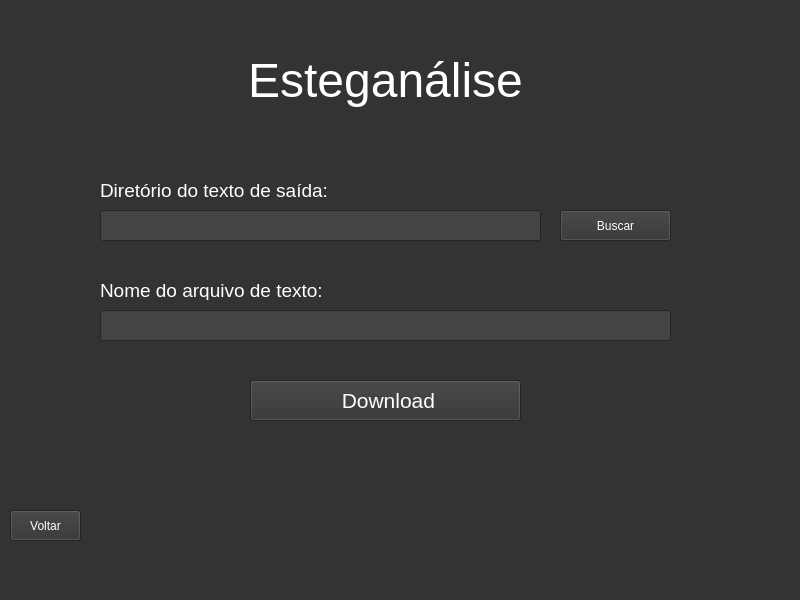
<?xml version="1.0" encoding="UTF-8"?>
<ui version="4.0">
 <class>MainWindow</class>
 <widget class="QMainWindow" name="MainWindow">
  <property name="geometry">
   <rect>
    <x>0</x>
    <y>0</y>
    <width>800</width>
    <height>600</height>
   </rect>
  </property>
  <property name="minimumSize">
   <size>
    <width>800</width>
    <height>600</height>
   </size>
  </property>
  <property name="maximumSize">
   <size>
    <width>800</width>
    <height>600</height>
   </size>
  </property>
  <property name="palette">
   <palette>
    <active>
     <colorrole role="WindowText">
      <brush brushstyle="SolidPattern">
       <color alpha="255">
        <red>255</red>
        <green>255</green>
        <blue>255</blue>
       </color>
      </brush>
     </colorrole>
     <colorrole role="Button">
      <brush brushstyle="SolidPattern">
       <color alpha="255">
        <red>51</red>
        <green>51</green>
        <blue>51</blue>
       </color>
      </brush>
     </colorrole>
     <colorrole role="Light">
      <brush brushstyle="SolidPattern">
       <color alpha="255">
        <red>76</red>
        <green>76</green>
        <blue>76</blue>
       </color>
      </brush>
     </colorrole>
     <colorrole role="Midlight">
      <brush brushstyle="SolidPattern">
       <color alpha="255">
        <red>63</red>
        <green>63</green>
        <blue>63</blue>
       </color>
      </brush>
     </colorrole>
     <colorrole role="Dark">
      <brush brushstyle="SolidPattern">
       <color alpha="255">
        <red>25</red>
        <green>25</green>
        <blue>25</blue>
       </color>
      </brush>
     </colorrole>
     <colorrole role="Mid">
      <brush brushstyle="SolidPattern">
       <color alpha="255">
        <red>34</red>
        <green>34</green>
        <blue>34</blue>
       </color>
      </brush>
     </colorrole>
     <colorrole role="Text">
      <brush brushstyle="SolidPattern">
       <color alpha="255">
        <red>255</red>
        <green>255</green>
        <blue>255</blue>
       </color>
      </brush>
     </colorrole>
     <colorrole role="BrightText">
      <brush brushstyle="SolidPattern">
       <color alpha="255">
        <red>255</red>
        <green>255</green>
        <blue>255</blue>
       </color>
      </brush>
     </colorrole>
     <colorrole role="ButtonText">
      <brush brushstyle="SolidPattern">
       <color alpha="255">
        <red>255</red>
        <green>255</green>
        <blue>255</blue>
       </color>
      </brush>
     </colorrole>
     <colorrole role="Base">
      <brush brushstyle="SolidPattern">
       <color alpha="255">
        <red>68</red>
        <green>68</green>
        <blue>68</blue>
       </color>
      </brush>
     </colorrole>
     <colorrole role="Window">
      <brush brushstyle="SolidPattern">
       <color alpha="255">
        <red>51</red>
        <green>51</green>
        <blue>51</blue>
       </color>
      </brush>
     </colorrole>
     <colorrole role="Shadow">
      <brush brushstyle="SolidPattern">
       <color alpha="255">
        <red>0</red>
        <green>0</green>
        <blue>0</blue>
       </color>
      </brush>
     </colorrole>
     <colorrole role="Highlight">
      <brush brushstyle="SolidPattern">
       <color alpha="255">
        <red>64</red>
        <green>120</green>
        <blue>192</blue>
       </color>
      </brush>
     </colorrole>
     <colorrole role="Link">
      <brush brushstyle="SolidPattern">
       <color alpha="255">
        <red>64</red>
        <green>120</green>
        <blue>192</blue>
       </color>
      </brush>
     </colorrole>
     <colorrole role="LinkVisited">
      <brush brushstyle="SolidPattern">
       <color alpha="255">
        <red>110</red>
        <green>84</green>
        <blue>148</blue>
       </color>
      </brush>
     </colorrole>
     <colorrole role="AlternateBase">
      <brush brushstyle="SolidPattern">
       <color alpha="255">
        <red>25</red>
        <green>25</green>
        <blue>25</blue>
       </color>
      </brush>
     </colorrole>
     <colorrole role="ToolTipBase">
      <brush brushstyle="SolidPattern">
       <color alpha="255">
        <red>222</red>
        <green>221</green>
        <blue>218</blue>
       </color>
      </brush>
     </colorrole>
     <colorrole role="ToolTipText">
      <brush brushstyle="SolidPattern">
       <color alpha="255">
        <red>0</red>
        <green>0</green>
        <blue>0</blue>
       </color>
      </brush>
     </colorrole>
     <colorrole role="PlaceholderText">
      <brush brushstyle="SolidPattern">
       <color alpha="128">
        <red>255</red>
        <green>255</green>
        <blue>255</blue>
       </color>
      </brush>
     </colorrole>
    </active>
    <inactive>
     <colorrole role="WindowText">
      <brush brushstyle="SolidPattern">
       <color alpha="255">
        <red>255</red>
        <green>255</green>
        <blue>255</blue>
       </color>
      </brush>
     </colorrole>
     <colorrole role="Button">
      <brush brushstyle="SolidPattern">
       <color alpha="255">
        <red>51</red>
        <green>51</green>
        <blue>51</blue>
       </color>
      </brush>
     </colorrole>
     <colorrole role="Light">
      <brush brushstyle="SolidPattern">
       <color alpha="255">
        <red>76</red>
        <green>76</green>
        <blue>76</blue>
       </color>
      </brush>
     </colorrole>
     <colorrole role="Midlight">
      <brush brushstyle="SolidPattern">
       <color alpha="255">
        <red>63</red>
        <green>63</green>
        <blue>63</blue>
       </color>
      </brush>
     </colorrole>
     <colorrole role="Dark">
      <brush brushstyle="SolidPattern">
       <color alpha="255">
        <red>25</red>
        <green>25</green>
        <blue>25</blue>
       </color>
      </brush>
     </colorrole>
     <colorrole role="Mid">
      <brush brushstyle="SolidPattern">
       <color alpha="255">
        <red>34</red>
        <green>34</green>
        <blue>34</blue>
       </color>
      </brush>
     </colorrole>
     <colorrole role="Text">
      <brush brushstyle="SolidPattern">
       <color alpha="255">
        <red>255</red>
        <green>255</green>
        <blue>255</blue>
       </color>
      </brush>
     </colorrole>
     <colorrole role="BrightText">
      <brush brushstyle="SolidPattern">
       <color alpha="255">
        <red>255</red>
        <green>255</green>
        <blue>255</blue>
       </color>
      </brush>
     </colorrole>
     <colorrole role="ButtonText">
      <brush brushstyle="SolidPattern">
       <color alpha="255">
        <red>255</red>
        <green>255</green>
        <blue>255</blue>
       </color>
      </brush>
     </colorrole>
     <colorrole role="Base">
      <brush brushstyle="SolidPattern">
       <color alpha="255">
        <red>68</red>
        <green>68</green>
        <blue>68</blue>
       </color>
      </brush>
     </colorrole>
     <colorrole role="Window">
      <brush brushstyle="SolidPattern">
       <color alpha="255">
        <red>51</red>
        <green>51</green>
        <blue>51</blue>
       </color>
      </brush>
     </colorrole>
     <colorrole role="Shadow">
      <brush brushstyle="SolidPattern">
       <color alpha="255">
        <red>0</red>
        <green>0</green>
        <blue>0</blue>
       </color>
      </brush>
     </colorrole>
     <colorrole role="Highlight">
      <brush brushstyle="SolidPattern">
       <color alpha="255">
        <red>64</red>
        <green>120</green>
        <blue>192</blue>
       </color>
      </brush>
     </colorrole>
     <colorrole role="Link">
      <brush brushstyle="SolidPattern">
       <color alpha="255">
        <red>64</red>
        <green>120</green>
        <blue>192</blue>
       </color>
      </brush>
     </colorrole>
     <colorrole role="LinkVisited">
      <brush brushstyle="SolidPattern">
       <color alpha="255">
        <red>110</red>
        <green>84</green>
        <blue>148</blue>
       </color>
      </brush>
     </colorrole>
     <colorrole role="AlternateBase">
      <brush brushstyle="SolidPattern">
       <color alpha="255">
        <red>25</red>
        <green>25</green>
        <blue>25</blue>
       </color>
      </brush>
     </colorrole>
     <colorrole role="ToolTipBase">
      <brush brushstyle="SolidPattern">
       <color alpha="255">
        <red>222</red>
        <green>221</green>
        <blue>218</blue>
       </color>
      </brush>
     </colorrole>
     <colorrole role="ToolTipText">
      <brush brushstyle="SolidPattern">
       <color alpha="255">
        <red>0</red>
        <green>0</green>
        <blue>0</blue>
       </color>
      </brush>
     </colorrole>
     <colorrole role="PlaceholderText">
      <brush brushstyle="SolidPattern">
       <color alpha="128">
        <red>255</red>
        <green>255</green>
        <blue>255</blue>
       </color>
      </brush>
     </colorrole>
    </inactive>
    <disabled>
     <colorrole role="WindowText">
      <brush brushstyle="SolidPattern">
       <color alpha="255">
        <red>25</red>
        <green>25</green>
        <blue>25</blue>
       </color>
      </brush>
     </colorrole>
     <colorrole role="Button">
      <brush brushstyle="SolidPattern">
       <color alpha="255">
        <red>51</red>
        <green>51</green>
        <blue>51</blue>
       </color>
      </brush>
     </colorrole>
     <colorrole role="Light">
      <brush brushstyle="SolidPattern">
       <color alpha="255">
        <red>76</red>
        <green>76</green>
        <blue>76</blue>
       </color>
      </brush>
     </colorrole>
     <colorrole role="Midlight">
      <brush brushstyle="SolidPattern">
       <color alpha="255">
        <red>63</red>
        <green>63</green>
        <blue>63</blue>
       </color>
      </brush>
     </colorrole>
     <colorrole role="Dark">
      <brush brushstyle="SolidPattern">
       <color alpha="255">
        <red>25</red>
        <green>25</green>
        <blue>25</blue>
       </color>
      </brush>
     </colorrole>
     <colorrole role="Mid">
      <brush brushstyle="SolidPattern">
       <color alpha="255">
        <red>34</red>
        <green>34</green>
        <blue>34</blue>
       </color>
      </brush>
     </colorrole>
     <colorrole role="Text">
      <brush brushstyle="SolidPattern">
       <color alpha="255">
        <red>25</red>
        <green>25</green>
        <blue>25</blue>
       </color>
      </brush>
     </colorrole>
     <colorrole role="BrightText">
      <brush brushstyle="SolidPattern">
       <color alpha="255">
        <red>255</red>
        <green>255</green>
        <blue>255</blue>
       </color>
      </brush>
     </colorrole>
     <colorrole role="ButtonText">
      <brush brushstyle="SolidPattern">
       <color alpha="255">
        <red>25</red>
        <green>25</green>
        <blue>25</blue>
       </color>
      </brush>
     </colorrole>
     <colorrole role="Base">
      <brush brushstyle="SolidPattern">
       <color alpha="255">
        <red>51</red>
        <green>51</green>
        <blue>51</blue>
       </color>
      </brush>
     </colorrole>
     <colorrole role="Window">
      <brush brushstyle="SolidPattern">
       <color alpha="255">
        <red>51</red>
        <green>51</green>
        <blue>51</blue>
       </color>
      </brush>
     </colorrole>
     <colorrole role="Shadow">
      <brush brushstyle="SolidPattern">
       <color alpha="255">
        <red>0</red>
        <green>0</green>
        <blue>0</blue>
       </color>
      </brush>
     </colorrole>
     <colorrole role="Highlight">
      <brush brushstyle="SolidPattern">
       <color alpha="255">
        <red>145</red>
        <green>145</green>
        <blue>145</blue>
       </color>
      </brush>
     </colorrole>
     <colorrole role="Link">
      <brush brushstyle="SolidPattern">
       <color alpha="255">
        <red>64</red>
        <green>120</green>
        <blue>192</blue>
       </color>
      </brush>
     </colorrole>
     <colorrole role="LinkVisited">
      <brush brushstyle="SolidPattern">
       <color alpha="255">
        <red>110</red>
        <green>84</green>
        <blue>148</blue>
       </color>
      </brush>
     </colorrole>
     <colorrole role="AlternateBase">
      <brush brushstyle="SolidPattern">
       <color alpha="255">
        <red>51</red>
        <green>51</green>
        <blue>51</blue>
       </color>
      </brush>
     </colorrole>
     <colorrole role="ToolTipBase">
      <brush brushstyle="SolidPattern">
       <color alpha="255">
        <red>222</red>
        <green>221</green>
        <blue>218</blue>
       </color>
      </brush>
     </colorrole>
     <colorrole role="ToolTipText">
      <brush brushstyle="SolidPattern">
       <color alpha="255">
        <red>0</red>
        <green>0</green>
        <blue>0</blue>
       </color>
      </brush>
     </colorrole>
     <colorrole role="PlaceholderText">
      <brush brushstyle="SolidPattern">
       <color alpha="128">
        <red>255</red>
        <green>255</green>
        <blue>255</blue>
       </color>
      </brush>
     </colorrole>
    </disabled>
   </palette>
  </property>
  <property name="windowTitle">
   <string>OpenSteg</string>
  </property>
  <widget class="QWidget" name="centralwidget">
   <widget class="QStackedWidget" name="stackedWidget">
    <property name="geometry">
     <rect>
      <x>0</x>
      <y>0</y>
      <width>801</width>
      <height>581</height>
     </rect>
    </property>
    <property name="currentIndex">
     <number>5</number>
    </property>
    <widget class="QWidget" name="main">
     <widget class="QPushButton" name="buttonGithub">
      <property name="geometry">
       <rect>
        <x>10</x>
        <y>480</y>
        <width>91</width>
        <height>91</height>
       </rect>
      </property>
      <property name="font">
       <font>
        <pointsize>18</pointsize>
       </font>
      </property>
      <property name="styleSheet">
       <string notr="true">QPushButton {

color: qlineargradient(spread:pad, x1:0, y1:0, x2:1, y2:0, stop:0 rgba(255, 0, 0, 255), stop:0.166 rgba(255, 255, 0, 255), stop:0.333 rgba(0, 255, 0, 255), stop:0.5 rgba(0, 255, 255, 255), stop:0.666 rgba(0, 0, 255, 255), stop:0.833 rgba(255, 0, 255, 255), stop:1 rgba(255, 0, 0, 255));

padding: 10px;

border: none;



border-radius: 45%;

}

QPushButton:hover {
	background-color: rgb(85,85,85);
}</string>
      </property>
      <property name="text">
       <string/>
      </property>
      <property name="icon">
       <iconset>
        <normaloff>../assets/images/25231.png</normaloff>../assets/images/25231.png</iconset>
      </property>
      <property name="iconSize">
       <size>
        <width>58</width>
        <height>58</height>
       </size>
      </property>
     </widget>
     <widget class="QLabel" name="mainTitle">
      <property name="geometry">
       <rect>
        <x>210</x>
        <y>60</y>
        <width>341</width>
        <height>71</height>
       </rect>
      </property>
      <property name="font">
       <font>
        <family>Good Timing</family>
        <pointsize>48</pointsize>
        <weight>75</weight>
        <italic>false</italic>
        <bold>true</bold>
       </font>
      </property>
      <property name="styleSheet">
       <string notr="true">color: #fff;</string>
      </property>
      <property name="text">
       <string>OpenSteg</string>
      </property>
     </widget>
     <widget class="QPushButton" name="buttonAccessHide">
      <property name="geometry">
       <rect>
        <x>290</x>
        <y>280</y>
        <width>191</width>
        <height>41</height>
       </rect>
      </property>
      <property name="font">
       <font>
        <pointsize>18</pointsize>
       </font>
      </property>
      <property name="text">
       <string>Esteganografia</string>
      </property>
     </widget>
     <widget class="QLabel" name="mainLabel">
      <property name="geometry">
       <rect>
        <x>90</x>
        <y>190</y>
        <width>601</width>
        <height>41</height>
       </rect>
      </property>
      <property name="font">
       <font>
        <pointsize>24</pointsize>
       </font>
      </property>
      <property name="text">
       <string>Por favor, selecione a operação desejada.</string>
      </property>
     </widget>
     <widget class="QPushButton" name="buttonAccessShow">
      <property name="geometry">
       <rect>
        <x>290</x>
        <y>340</y>
        <width>191</width>
        <height>41</height>
       </rect>
      </property>
      <property name="font">
       <font>
        <pointsize>18</pointsize>
       </font>
      </property>
      <property name="text">
       <string>Esteganálise</string>
      </property>
     </widget>
    </widget>
    <widget class="QWidget" name="hide1">
     <widget class="QLabel" name="imageDirectoryInputLabel">
      <property name="geometry">
       <rect>
        <x>100</x>
        <y>180</y>
        <width>291</width>
        <height>20</height>
       </rect>
      </property>
      <property name="font">
       <font>
        <pointsize>14</pointsize>
       </font>
      </property>
      <property name="text">
       <string>Diretório da imagem de entrada:</string>
      </property>
     </widget>
     <widget class="QLineEdit" name="imageDirectoryInput">
      <property name="geometry">
       <rect>
        <x>100</x>
        <y>210</y>
        <width>441</width>
        <height>31</height>
       </rect>
      </property>
     </widget>
     <widget class="QLabel" name="subpixelSelectorLabel">
      <property name="geometry">
       <rect>
        <x>100</x>
        <y>280</y>
        <width>351</width>
        <height>20</height>
       </rect>
      </property>
      <property name="font">
       <font>
        <pointsize>14</pointsize>
       </font>
      </property>
      <property name="text">
       <string>Selecione os subpixels a serem editados:</string>
      </property>
     </widget>
     <widget class="QPushButton" name="buttonGoBackHide1">
      <property name="geometry">
       <rect>
        <x>10</x>
        <y>510</y>
        <width>71</width>
        <height>31</height>
       </rect>
      </property>
      <property name="text">
       <string>Voltar</string>
      </property>
     </widget>
     <widget class="QComboBox" name="subpixelSelectorComboBox">
      <property name="geometry">
       <rect>
        <x>100</x>
        <y>310</y>
        <width>571</width>
        <height>41</height>
       </rect>
      </property>
      <property name="font">
       <font>
        <pointsize>14</pointsize>
       </font>
      </property>
      <item>
       <property name="text">
        <string>RGB</string>
       </property>
      </item>
      <item>
       <property name="text">
        <string>R</string>
       </property>
      </item>
      <item>
       <property name="text">
        <string>G</string>
       </property>
      </item>
      <item>
       <property name="text">
        <string>B</string>
       </property>
      </item>
     </widget>
     <widget class="QLabel" name="hide1Title">
      <property name="geometry">
       <rect>
        <x>220</x>
        <y>50</y>
        <width>331</width>
        <height>61</height>
       </rect>
      </property>
      <property name="font">
       <font>
        <pointsize>36</pointsize>
       </font>
      </property>
      <property name="text">
       <string>Esteganografia</string>
      </property>
     </widget>
     <widget class="QPushButton" name="buttonBrowseFilesInput">
      <property name="geometry">
       <rect>
        <x>560</x>
        <y>210</y>
        <width>111</width>
        <height>31</height>
       </rect>
      </property>
      <property name="text">
       <string>Buscar</string>
      </property>
     </widget>
     <widget class="QPushButton" name="buttonGoNextHide1">
      <property name="geometry">
       <rect>
        <x>250</x>
        <y>380</y>
        <width>271</width>
        <height>41</height>
       </rect>
      </property>
      <property name="font">
       <font>
        <pointsize>16</pointsize>
       </font>
      </property>
      <property name="text">
       <string>Próximo</string>
      </property>
      <property name="iconSize">
       <size>
        <width>24</width>
        <height>24</height>
       </size>
      </property>
     </widget>
    </widget>
    <widget class="QWidget" name="hide2">
     <widget class="QLabel" name="hide2Title">
      <property name="geometry">
       <rect>
        <x>220</x>
        <y>50</y>
        <width>331</width>
        <height>61</height>
       </rect>
      </property>
      <property name="font">
       <font>
        <pointsize>36</pointsize>
       </font>
      </property>
      <property name="text">
       <string>Esteganografia</string>
      </property>
     </widget>
     <widget class="QLabel" name="messageInputLabel">
      <property name="geometry">
       <rect>
        <x>100</x>
        <y>180</y>
        <width>231</width>
        <height>20</height>
       </rect>
      </property>
      <property name="font">
       <font>
        <pointsize>14</pointsize>
       </font>
      </property>
      <property name="text">
       <string>Mensagem a ser ocultada:</string>
      </property>
     </widget>
     <widget class="QPushButton" name="buttonSubmitHide2">
      <property name="geometry">
       <rect>
        <x>250</x>
        <y>380</y>
        <width>271</width>
        <height>41</height>
       </rect>
      </property>
      <property name="font">
       <font>
        <pointsize>16</pointsize>
       </font>
      </property>
      <property name="text">
       <string>Submeter</string>
      </property>
     </widget>
     <widget class="QPushButton" name="buttonGoBackHide2">
      <property name="geometry">
       <rect>
        <x>10</x>
        <y>510</y>
        <width>71</width>
        <height>31</height>
       </rect>
      </property>
      <property name="text">
       <string>Voltar</string>
      </property>
     </widget>
     <widget class="QTextEdit" name="messageInput">
      <property name="geometry">
       <rect>
        <x>100</x>
        <y>210</y>
        <width>571</width>
        <height>141</height>
       </rect>
      </property>
     </widget>
    </widget>
    <widget class="QWidget" name="hide3">
     <widget class="QLineEdit" name="imageDirectoryOutput">
      <property name="geometry">
       <rect>
        <x>100</x>
        <y>210</y>
        <width>441</width>
        <height>31</height>
       </rect>
      </property>
     </widget>
     <widget class="QLabel" name="hide3Title">
      <property name="geometry">
       <rect>
        <x>220</x>
        <y>50</y>
        <width>331</width>
        <height>61</height>
       </rect>
      </property>
      <property name="font">
       <font>
        <pointsize>36</pointsize>
       </font>
      </property>
      <property name="text">
       <string>Esteganografia</string>
      </property>
      <property name="alignment">
       <set>Qt::AlignCenter</set>
      </property>
     </widget>
     <widget class="QLabel" name="imageDirectoryOutputLabel">
      <property name="geometry">
       <rect>
        <x>100</x>
        <y>180</y>
        <width>261</width>
        <height>20</height>
       </rect>
      </property>
      <property name="font">
       <font>
        <pointsize>14</pointsize>
       </font>
      </property>
      <property name="text">
       <string>Diretório da imagem de saída:</string>
      </property>
     </widget>
     <widget class="QPushButton" name="buttonBrowseDirectoriesOutput">
      <property name="geometry">
       <rect>
        <x>560</x>
        <y>210</y>
        <width>111</width>
        <height>31</height>
       </rect>
      </property>
      <property name="text">
       <string>Buscar</string>
      </property>
     </widget>
     <widget class="QPushButton" name="buttonDownloadImage">
      <property name="geometry">
       <rect>
        <x>250</x>
        <y>380</y>
        <width>271</width>
        <height>41</height>
       </rect>
      </property>
      <property name="font">
       <font>
        <pointsize>16</pointsize>
       </font>
      </property>
      <property name="text">
       <string> Download</string>
      </property>
      <property name="icon">
       <iconset>
        <normaloff>../assets/images/img_70157.png</normaloff>../assets/images/img_70157.png</iconset>
      </property>
      <property name="iconSize">
       <size>
        <width>24</width>
        <height>24</height>
       </size>
      </property>
     </widget>
     <widget class="QPushButton" name="buttonGoBackHide3">
      <property name="geometry">
       <rect>
        <x>10</x>
        <y>510</y>
        <width>71</width>
        <height>31</height>
       </rect>
      </property>
      <property name="text">
       <string>Voltar</string>
      </property>
     </widget>
     <widget class="QLineEdit" name="imageNameOutput">
      <property name="geometry">
       <rect>
        <x>100</x>
        <y>310</y>
        <width>571</width>
        <height>31</height>
       </rect>
      </property>
     </widget>
     <widget class="QLabel" name="imageNameOutputLabel">
      <property name="geometry">
       <rect>
        <x>100</x>
        <y>280</y>
        <width>261</width>
        <height>20</height>
       </rect>
      </property>
      <property name="font">
       <font>
        <pointsize>14</pointsize>
       </font>
      </property>
      <property name="text">
       <string>Nome da imagem:</string>
      </property>
     </widget>
    </widget>
    <widget class="QWidget" name="show1">
     <widget class="QPushButton" name="buttonBrowseFilesInput2">
      <property name="geometry">
       <rect>
        <x>560</x>
        <y>210</y>
        <width>111</width>
        <height>31</height>
       </rect>
      </property>
      <property name="text">
       <string>Buscar</string>
      </property>
     </widget>
     <widget class="QComboBox" name="subpixelSelectorComboBox2">
      <property name="geometry">
       <rect>
        <x>100</x>
        <y>310</y>
        <width>571</width>
        <height>41</height>
       </rect>
      </property>
      <property name="font">
       <font>
        <pointsize>14</pointsize>
       </font>
      </property>
      <item>
       <property name="text">
        <string>RGB</string>
       </property>
      </item>
      <item>
       <property name="text">
        <string>R</string>
       </property>
      </item>
      <item>
       <property name="text">
        <string>G</string>
       </property>
      </item>
      <item>
       <property name="text">
        <string>B</string>
       </property>
      </item>
     </widget>
     <widget class="QLabel" name="show1Title">
      <property name="geometry">
       <rect>
        <x>220</x>
        <y>50</y>
        <width>331</width>
        <height>61</height>
       </rect>
      </property>
      <property name="font">
       <font>
        <pointsize>36</pointsize>
       </font>
      </property>
      <property name="text">
       <string>Esteganálise</string>
      </property>
      <property name="alignment">
       <set>Qt::AlignCenter</set>
      </property>
     </widget>
     <widget class="QPushButton" name="buttonGoBackShow1">
      <property name="geometry">
       <rect>
        <x>10</x>
        <y>510</y>
        <width>71</width>
        <height>31</height>
       </rect>
      </property>
      <property name="text">
       <string>Voltar</string>
      </property>
     </widget>
     <widget class="QLabel" name="imageDirectoryInputLabel2">
      <property name="geometry">
       <rect>
        <x>100</x>
        <y>180</y>
        <width>291</width>
        <height>20</height>
       </rect>
      </property>
      <property name="font">
       <font>
        <pointsize>14</pointsize>
       </font>
      </property>
      <property name="text">
       <string>Diretório da imagem de entrada:</string>
      </property>
     </widget>
     <widget class="QPushButton" name="buttonSubmitShow1">
      <property name="geometry">
       <rect>
        <x>250</x>
        <y>380</y>
        <width>271</width>
        <height>41</height>
       </rect>
      </property>
      <property name="font">
       <font>
        <pointsize>16</pointsize>
       </font>
      </property>
      <property name="text">
       <string>Submeter</string>
      </property>
     </widget>
     <widget class="QLineEdit" name="imageDirectoryInput2">
      <property name="geometry">
       <rect>
        <x>100</x>
        <y>210</y>
        <width>441</width>
        <height>31</height>
       </rect>
      </property>
     </widget>
     <widget class="QLabel" name="subpixelSelectorLabel2">
      <property name="geometry">
       <rect>
        <x>100</x>
        <y>280</y>
        <width>351</width>
        <height>20</height>
       </rect>
      </property>
      <property name="font">
       <font>
        <pointsize>14</pointsize>
       </font>
      </property>
      <property name="text">
       <string>Selecione os subpixels a serem verificados:</string>
      </property>
     </widget>
    </widget>
    <widget class="QWidget" name="show2">
     <widget class="QPushButton" name="buttonBrowseDirectoriesOutput2">
      <property name="geometry">
       <rect>
        <x>560</x>
        <y>210</y>
        <width>111</width>
        <height>31</height>
       </rect>
      </property>
      <property name="text">
       <string>Buscar</string>
      </property>
     </widget>
     <widget class="QLabel" name="show2Title">
      <property name="geometry">
       <rect>
        <x>220</x>
        <y>50</y>
        <width>331</width>
        <height>61</height>
       </rect>
      </property>
      <property name="font">
       <font>
        <pointsize>36</pointsize>
       </font>
      </property>
      <property name="text">
       <string>Esteganálise</string>
      </property>
      <property name="alignment">
       <set>Qt::AlignCenter</set>
      </property>
     </widget>
     <widget class="QLineEdit" name="imageDirectoryOutput2">
      <property name="geometry">
       <rect>
        <x>100</x>
        <y>210</y>
        <width>441</width>
        <height>31</height>
       </rect>
      </property>
     </widget>
     <widget class="QPushButton" name="buttonGoBackShow2">
      <property name="geometry">
       <rect>
        <x>10</x>
        <y>510</y>
        <width>71</width>
        <height>31</height>
       </rect>
      </property>
      <property name="text">
       <string>Voltar</string>
      </property>
     </widget>
     <widget class="QLabel" name="imageDirectoryOutputLabel2">
      <property name="geometry">
       <rect>
        <x>100</x>
        <y>180</y>
        <width>261</width>
        <height>20</height>
       </rect>
      </property>
      <property name="font">
       <font>
        <pointsize>14</pointsize>
       </font>
      </property>
      <property name="text">
       <string>Diretório do texto de saída:</string>
      </property>
     </widget>
     <widget class="QPushButton" name="buttonDownloadImage2">
      <property name="geometry">
       <rect>
        <x>250</x>
        <y>380</y>
        <width>271</width>
        <height>41</height>
       </rect>
      </property>
      <property name="font">
       <font>
        <pointsize>16</pointsize>
       </font>
      </property>
      <property name="text">
       <string> Download</string>
      </property>
      <property name="icon">
       <iconset>
        <normaloff>../assets/images/img_70157.png</normaloff>../assets/images/img_70157.png</iconset>
      </property>
      <property name="iconSize">
       <size>
        <width>24</width>
        <height>24</height>
       </size>
      </property>
     </widget>
     <widget class="QLabel" name="textNameOutputLabel">
      <property name="geometry">
       <rect>
        <x>100</x>
        <y>280</y>
        <width>261</width>
        <height>20</height>
       </rect>
      </property>
      <property name="font">
       <font>
        <pointsize>14</pointsize>
       </font>
      </property>
      <property name="text">
       <string>Nome do arquivo de texto:</string>
      </property>
     </widget>
     <widget class="QLineEdit" name="textNameOutput">
      <property name="geometry">
       <rect>
        <x>100</x>
        <y>310</y>
        <width>571</width>
        <height>31</height>
       </rect>
      </property>
     </widget>
    </widget>
   </widget>
  </widget>
  <widget class="QMenuBar" name="menubar">
   <property name="geometry">
    <rect>
     <x>0</x>
     <y>0</y>
     <width>800</width>
     <height>22</height>
    </rect>
   </property>
  </widget>
 </widget>
 <resources/>
 <connections/>
</ui>
